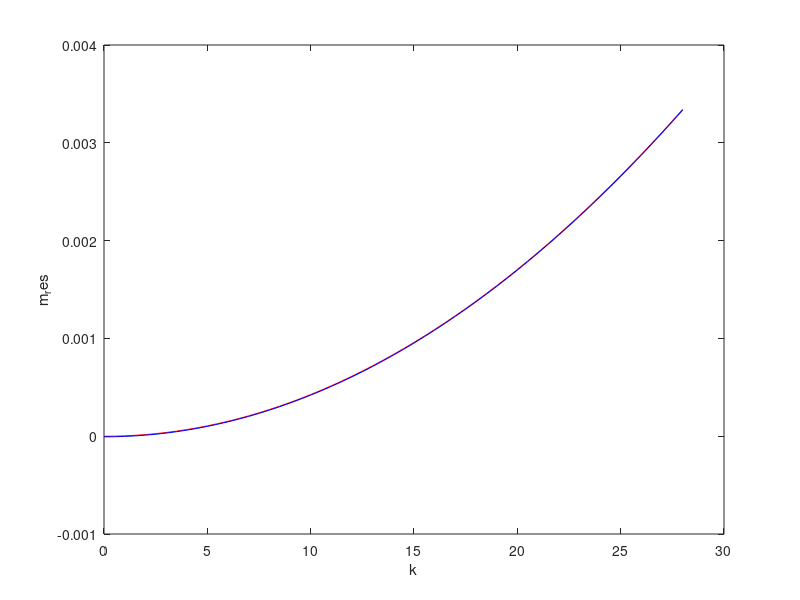

The MATLAB source for this figure:
% This is the first part of the simulation, to determine the strength of the magents required. 
% Based on "Passive Magnetic Attitude Control for CubeSat Spacecraft"
% This section is purely for intro calculations. 
% Use this function for exporting to csv: https://www.mathworks.com/help/releases/R2019b/matlab/ref/writematrix.html

% to interpret this data, 
% use m_bar as the recommended strength for the main magnet. 
% 


close ALL
clear 

%% General Torques acting on the cubesat
% values are from the PDF documents, subject to change depending on altitude. Can be variable. 
T_aero = 8E-8; % aerodynamic
T_grav = 6E-8; % gravity gradient
T_radi = 1E-8; % radiometric torques

% to get the RMS values, for T. 
T_rms = sqrt((1/3)*(T_aero^2 + T_grav^2 + T_radi^2)); 


% Suggested minimum Magnet strength. 
Bmin = 2.0*10^-5; % Unit is Tesla, min field strength at 600km altitude. 
Bmax = 7*(pi/180); % accuracy, in degrees
m_bar = 10*(T_rms/(Bmin*sin(Bmax))) %recommended bar strength based on modified version of Santoni et Zelli. 


%% Suggested bar_main magnet design
% needs to do multiple entries and rows before figuring out m values.
Ixx = 3.6*(10^-3); %unit is kg*m^2  // This is an assumption, to be changed after getting a CAD model data. 
Iyy = 1.7*(10^-2); %same unit as Ixx. 
% Izz isn't included as it is assumed it is the same as Iyy
Beq = 2.3*(10^-5); %unit is Tesla, magnetic flux density at equator. 

G = 6.674*(10^-11); % grav constant. 
M = 5.972*(10^24); % mass of the earth, in Kg.  
m_earth = 3; % mass of cube satellite, Unit is Kg. 
a = 1.496*(10^11); % earth semi major axis, taken from online sources. 1AU = 1.496*(10^11)m. 
d = 86.4*(10^3); % seconds per one day
no = (d/2*pi)*(sqrt(G*(M+m_earth)/(a^3))); 

k1 = 0; % these values are for an iterative function, they represent the variable K. 
k2 = 28;
dk =  0.5; 

k = k1:dk:k2; 

n = 2.63*(k.^2) - 0.49 + 0.51*(Ixx/Iyy);
n_perp = 2.63*(k.^2) - 4.25+1.25*(Ixx/Iyy); 

m_res = (Iyy*n*(no^2))/(Beq); % magnetic moment of the 
m_res_perp = (Iyy*n_perp*(no^2))/(Beq);

M = [k ; n; n_perp; m_res; m_res_perp];

plot(k,m_res,'r',k,m_res_perp,'b')
xlabel('k') % label the x-axis
ylabel('m_res') % label the y-axis

csvwrite('magnetic_moment_results.csv',M)  % to export the data for analysis. 

%% Hysteresis Rods design 
%purpose of these rods are to be mounted in pairs, orthogonal to the main magnet to benefit from maximum dampening. 
%This section will determine how strong each rod should be, so that they can be effective. 

L = 80/1000; % length of H. rods, max length should be 9cm, as it is a phyiscal restriction, for a cube satellite. 80mm was picked as it could fit within the ACS module, and held with mounting brackets.
D = 25/1000; % diameter of rods, in meters. 

Hs = 100; % uni A/m, material saturation field strength, depends on material. Using HyMu-80 as example.
H = Hs; % temporary putting at as HS for now. 
uo = 1.25663706*(10^-6); %unit m*kg/((s^2)(A^2))permeability of free space, for sake of this sim, this value is considered as a constant. 
 
Vol_hyst = L*(0.25*pi*(D^2));  % volume of the hysteresis rods. 

N = ((L/D) * (4/sqrt(pi) ) +2)^(-1); % demagnetizing factor of the hyst. rods. 

U_hyst = 1.5*(10^4); % unit is H/m, value is varies depending on magnetic material, follows hysteresis loop diagram of B and H. 
U_hyst_appt = (U_hyst)/(1+(N*U_hyst)); % apparent relative permeability of the hyst. rod. 

B_hyst = uo*U_hyst_appt*H; % induced magnetic flux. Definition: The magnetic flux through a surface is the component of the magnetic field passing through that surface
B_hyst_sat = uo*U_hyst_appt*Hs; % induced magnetic flux. Definition: The magnetic flux through a surface is the component of the magnetic field passing through that surface

m_hyst_rod = (B_hyst * Vol_hyst) / uo;  % magentic moment for the rods. Definition: Magnetic Moment is defined as magnetic strength and orientation of a magnet or other object that produces a magnetic field. 
